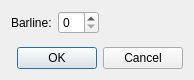
<?xml version="1.0" encoding="UTF-8"?>
<ui version="4.0">
 <class>GoToBarlineDialog</class>
 <widget class="QDialog" name="GoToBarlineDialog">
  <property name="windowModality">
   <enum>Qt::WindowModal</enum>
  </property>
  <property name="geometry">
   <rect>
    <x>0</x>
    <y>0</y>
    <width>194</width>
    <height>80</height>
   </rect>
  </property>
  <property name="windowTitle">
   <string>Go To Barline</string>
  </property>
  <layout class="QVBoxLayout" name="verticalLayout">
   <item>
    <layout class="QFormLayout" name="formLayout">
     <property name="fieldGrowthPolicy">
      <enum>QFormLayout::FieldsStayAtSizeHint</enum>
     </property>
     <item row="0" column="0">
      <widget class="QLabel" name="barlineLabel">
       <property name="text">
        <string>Barline:</string>
       </property>
      </widget>
     </item>
     <item row="0" column="1">
      <widget class="QSpinBox" name="barlineSpinBox"/>
     </item>
    </layout>
   </item>
   <item>
    <widget class="QDialogButtonBox" name="buttonBox">
     <property name="orientation">
      <enum>Qt::Horizontal</enum>
     </property>
     <property name="standardButtons">
      <set>QDialogButtonBox::Cancel|QDialogButtonBox::Ok</set>
     </property>
    </widget>
   </item>
  </layout>
 </widget>
 <resources/>
 <connections>
  <connection>
   <sender>buttonBox</sender>
   <signal>accepted()</signal>
   <receiver>GoToBarlineDialog</receiver>
   <slot>accept()</slot>
   <hints>
    <hint type="sourcelabel">
     <x>248</x>
     <y>254</y>
    </hint>
    <hint type="destinationlabel">
     <x>157</x>
     <y>274</y>
    </hint>
   </hints>
  </connection>
  <connection>
   <sender>buttonBox</sender>
   <signal>rejected()</signal>
   <receiver>GoToBarlineDialog</receiver>
   <slot>reject()</slot>
   <hints>
    <hint type="sourcelabel">
     <x>316</x>
     <y>260</y>
    </hint>
    <hint type="destinationlabel">
     <x>286</x>
     <y>274</y>
    </hint>
   </hints>
  </connection>
 </connections>
</ui>
